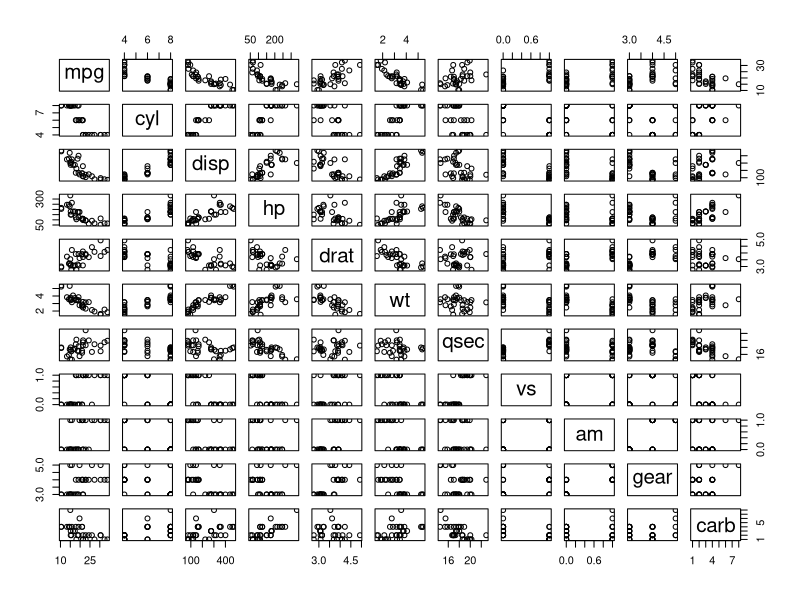
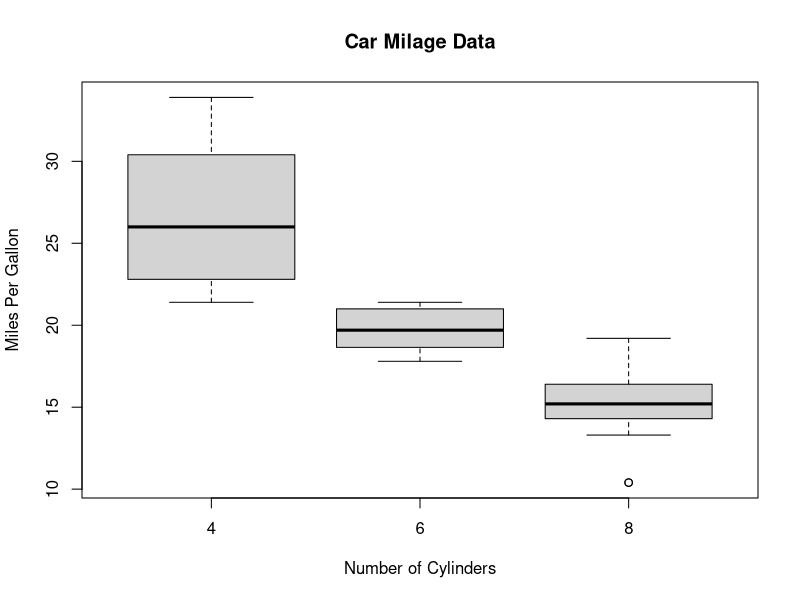
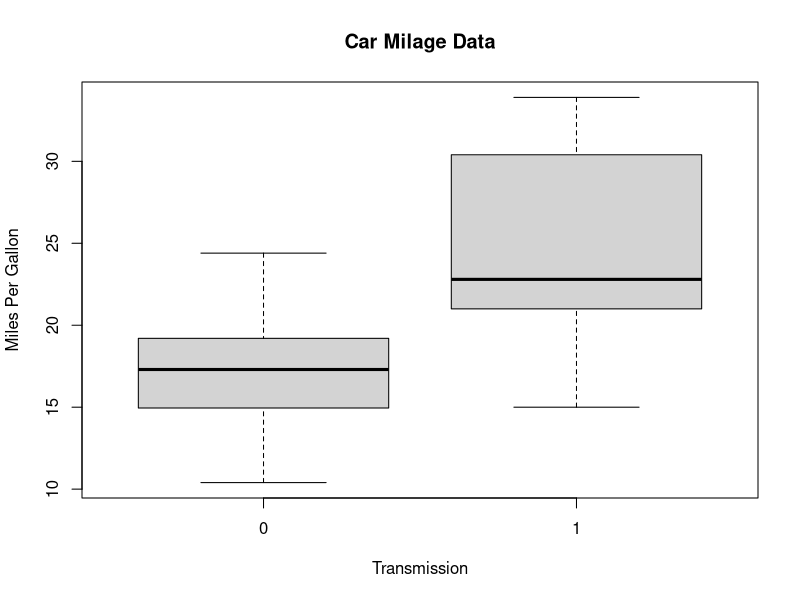
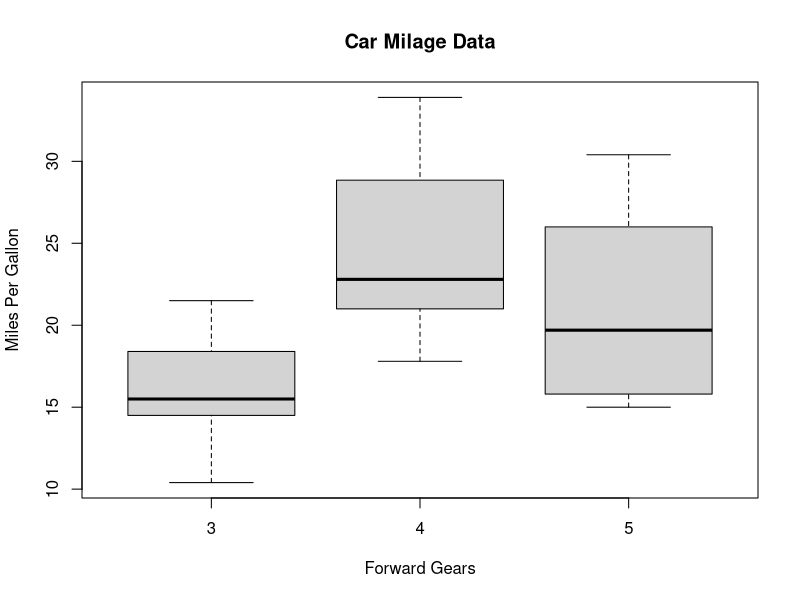

Write the R code that produced these figures, in order. (Note: this script raises an error after producing the figures.)

pairs(mtcars);


boxplot(mpg~cyl,data=mtcars, main="Car Milage Data", xlab="Number of Cylinders", ylab="Miles Per Gallon")  


# mpg~cyl means produce a different boxplot for each number of cylinders


boxplot(mpg~am,data=mtcars, main="Car Milage Data", xlab="Transmission", ylab="Miles Per Gallon")  # am=(0,1) = (automatic,manual)


boxplot(mpg~gear,data=mtcars, main="Car Milage Data", xlab="Forward Gears", ylab="Miles Per Gallon")  # am=(0,1) = (automatic,manual)

stopp;

